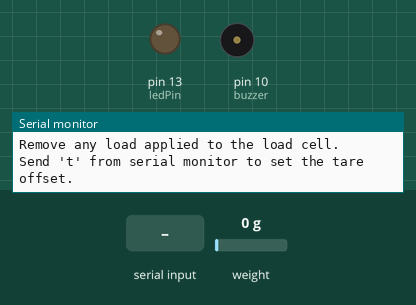
The sketch below on a simulated Arduino Uno, built with avr-gcc and run on an emulated ATmega328P. On the bench: output pins drawn as LEDs (lit = HIGH), buzzer (waves = sounding, pin HIGH), the last lines printed to the serial monitor. The inputs (shaded band) are chosen by the test bench; at power-on: weight on the scale 0 g. EEPROM starts erased.

Above: at 3.3 s.
3.4 s: "t90\n" received over Serial
4.9 s: "y90\n" received over Serial
6.5 s: weight on the scale set to 179 g
8.0 s: weight on the scale set to 218 g
At 8.5 s:
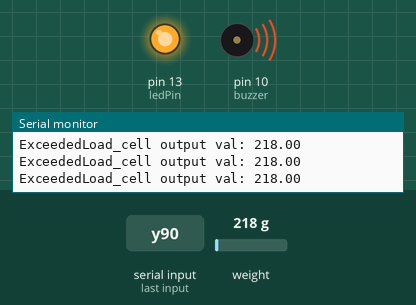
9.5 s: weight on the scale set to 100 g
At 10.7 s:
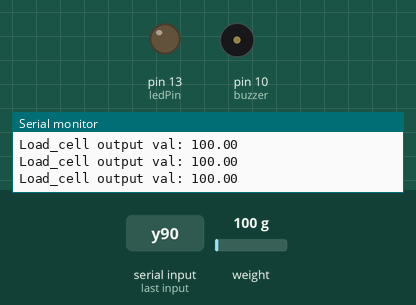
11.0 s: "c90\n" received over Serial
Timing chart, 0 to 13.5 s (numbered marks = the images above; inputs shaded):
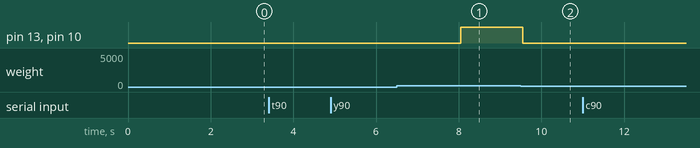

The sketch:

weight3.ino
```cpp
/*
   -------------------------------------------------------------------------------------
   HX711_ADC
   Arduino library for HX711 24-Bit Analog-to-Digital Converter for Weight Scales
   Olav Kallhovd sept2017
   -------------------------------------------------------------------------------------
*/

/*
   This example file shows how to calibrate the load cell and optionally store the calibration
   value in EEPROM, and also how to change the value manually.
   The result value can then later be included in your project sketch or fetched from EEPROM.

   To implement calibration in your project sketch the simplified procedure is as follow:
       LoadCell.tare();
       //place known mass
       LoadCell.refreshDataSet();
       float newCalibrationValue = LoadCell.getNewCalibration(known_mass);
*/


/// Calibration c => 165.0


#include <HX711_ADC.h>
#include <EEPROM.h>

//pins:
const int HX711_dout = 4; //mcu > HX711 dout pin
const int HX711_sck = 5; //mcu > HX711 sck pin

const int ledPin = 13;
const int buzzer = 10;

//HX711 constructor:
HX711_ADC LoadCell(HX711_dout, HX711_sck);

const int calVal_eepromAdress = 0;
long t;

int max_weight = 200 ;

void setup() {
  Serial.begin(115200);
  delay(10);
  Serial.println();
  Serial.println("Starting...");

  pinMode( ledPin , OUTPUT );
  pinMode( buzzer , OUTPUT );


  LoadCell.begin();
  long stabilizingtime = 2000; // preciscion right after power-up can be improved by adding a few seconds of stabilizing time
  boolean _tare = false; //set this to false if you don't want tare to be performed in the next step
  LoadCell.start(stabilizingtime, _tare);
  if (LoadCell.getTareTimeoutFlag() || LoadCell.getSignalTimeoutFlag()) {
    Serial.println("Timeout, check MCU>HX711 wiring and pin designations");
    while (1);
  }
  else {
    LoadCell.setCalFactor(1.0); // user set calibration value (float), initial value 1.0 may be used for this sketch
    Serial.println("Startup is complete");
  }
  while (!LoadCell.update());
  calibrate(); //start calibration procedure
}


void loop() {
  static boolean newDataReady = 0;
  const int serialPrintInterval = 0; //increase value to slow down serial print activity

  // check for new data/start next conversion:
  if (LoadCell.update()) newDataReady = true;

  // get smoothed value from the dataset:
  if (newDataReady) {
    if (millis() > t + serialPrintInterval) {
      float i = LoadCell.getData();
      Serial.print("Load_cell output val: ");
      Serial.println(i);

      if ( i > max_weight ) {
         Serial.print("Exceeded");
         digitalWrite ( ledPin , HIGH );
         digitalWrite ( buzzer , HIGH );

      } else {
         digitalWrite ( ledPin , LOW );
         digitalWrite ( buzzer , LOW );

      }

      newDataReady = 0;
      t = millis();
    }
  }

  // receive command from serial terminal
  if (Serial.available() > 0) {
    float i;
    char inByte = Serial.read();
    if (inByte == 't') LoadCell.tareNoDelay(); //tare
    else if (inByte == 'r') calibrate(); //calibrate
    else if (inByte == 'c') changeSavedCalFactor(); //edit calibration value manually
  }

  // check if last tare operation is complete
  if (LoadCell.getTareStatus() == true) {
    Serial.println("Tare complete");
  }

}

void calibrate() {
  Serial.println("***");
  Serial.println("Start calibration:");
  Serial.println("Place the load cell an a level stable surface.");
  Serial.println("Remove any load applied to the load cell.");
  Serial.println("Send 't' from serial monitor to set the tare offset.");

  boolean _resume = false;
  while (_resume == false) {
    LoadCell.update();
    if (Serial.available() > 0) {
      if (Serial.available() > 0) {
        float i;
        char inByte = Serial.read();
        if (inByte == 't') LoadCell.tareNoDelay();
      }
    }
    if (LoadCell.getTareStatus() == true) {
      Serial.println("Tare complete");
      _resume = true;
    }
  }

  Serial.println("Now, place your known mass on the loadcell.");
  Serial.println("Then send the weight of this mass (i.e. 100.0) from serial monitor.");

  float known_mass = 0;
  _resume = false;
  while (_resume == false) {
    LoadCell.update();
    if (Serial.available() > 0) {
      known_mass = Serial.parseFloat();
      if (known_mass != 0) {
        Serial.print("Known mass is: ");
        Serial.println(known_mass);
        _resume = true;
      }
    }
  }

  LoadCell.refreshDataSet(); //refresh the dataset to be sure that the known mass is measured correct
  float newCalibrationValue = LoadCell.getNewCalibration(known_mass); //get the new calibration value

  Serial.print("New calibration value has been set to: ");
  Serial.print(newCalibrationValue);
  Serial.println(", use this as calibration value (calFactor) in your project sketch.");
  Serial.print("Save this value to EEPROM adress ");
  Serial.print(calVal_eepromAdress);
  Serial.println("? y/n");

  _resume = false;
  while (_resume == false) {
    if (Serial.available() > 0) {
      char inByte = Serial.read();
      if (inByte == 'y') {
#if defined(ESP8266)|| defined(ESP32)
        EEPROM.begin(512);
#endif
        EEPROM.put(calVal_eepromAdress, newCalibrationValue);
#if defined(ESP8266)|| defined(ESP32)
        EEPROM.commit();
#endif
        EEPROM.get(calVal_eepromAdress, newCalibrationValue);
        Serial.print("Value ");
        Serial.print(newCalibrationValue);
        Serial.print(" saved to EEPROM address: ");
        Serial.println(calVal_eepromAdress);
        _resume = true;

      }
      else if (inByte == 'n') {
        Serial.println("Value not saved to EEPROM");
        _resume = true;
      }
    }
  }

  Serial.println("End calibration");
  Serial.println("***");
  Serial.println("To re-calibrate, send 'r' from serial monitor.");
  Serial.println("For manual edit of the calibration value, send 'c' from serial monitor.");
  Serial.println("***");
}

void changeSavedCalFactor() {
  float oldCalibrationValue = LoadCell.getCalFactor();
  boolean _resume = false;
  Serial.println("***");
  Serial.print("Current value is: ");
  Serial.println(oldCalibrationValue);
  Serial.println("Now, send the new value from serial monitor, i.e. 696.0");
  float newCalibrationValue;
  while (_resume == false) {
    if (Serial.available() > 0) {
      newCalibrationValue = Serial.parseFloat();
      if (newCalibrationValue != 0) {
        Serial.print("New calibration value is: ");
        Serial.println(newCalibrationValue);
        LoadCell.setCalFactor(newCalibrationValue);
        _resume = true;
      }
    }
  }
  _resume = false;
  Serial.print("Save this value to EEPROM adress ");
  Serial.print(calVal_eepromAdress);
  Serial.println("? y/n");
  while (_resume == false) {
    if (Serial.available() > 0) {
      char inByte = Serial.read();
      if (inByte == 'y') {
#if defined(ESP8266)|| defined(ESP32)
        EEPROM.begin(512);
#endif
        EEPROM.put(calVal_eepromAdress, newCalibrationValue);
#if defined(ESP8266)|| defined(ESP32)
        EEPROM.commit();
#endif
        EEPROM.get(calVal_eepromAdress, newCalibrationValue);
        Serial.print("Value ");
        Serial.print(newCalibrationValue);
        Serial.print(" saved to EEPROM address: ");
        Serial.println(calVal_eepromAdress);
        _resume = true;
      }
      else if (inByte == 'n') {
        Serial.println("Value not saved to EEPROM");
        _resume = true;
      }
    }
  }
  Serial.println("End change calibration value");
  Serial.println("***");
}
```

Measured:
- the behaviour switches between 200 and 201 g on weight on the scale (found by bisection; images 0 and 1)
- after the input at 8.0 s, pin 13 (ledPin), pin 10 (buzzer): LOW → HIGH after 0.05 s
- after the input at 9.5 s, pin 13 (ledPin), pin 10 (buzzer): HIGH → LOW after 0.05 s
